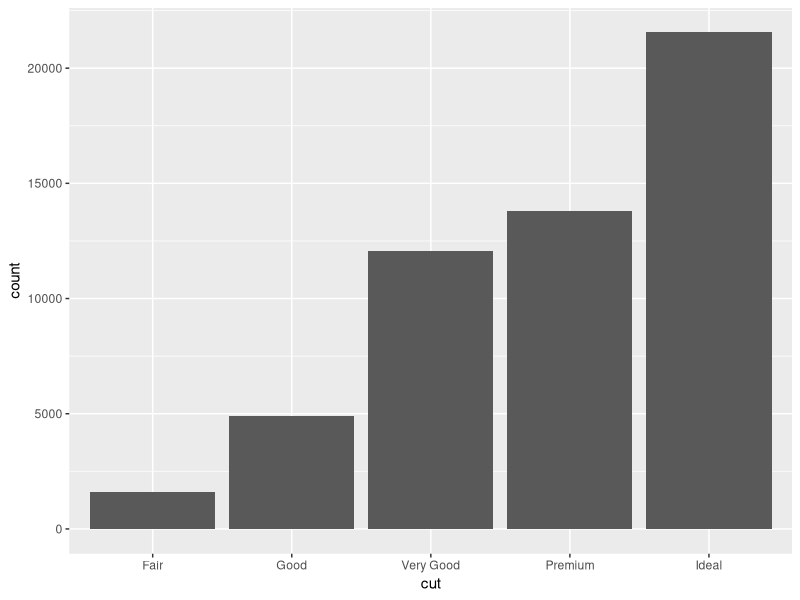
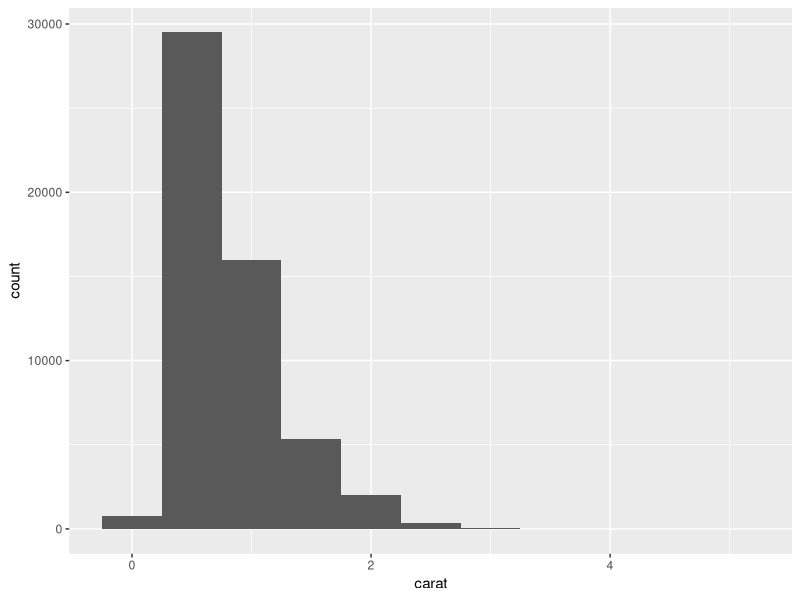

These charts were generated, in order, by the following R code:
## ---- chunk 1
knitr::opts_chunk$set(echo = TRUE)
## ---- chunk 2
library(tidyverse)
## ---- chunk 3
ggplot(data = diamonds) +
  geom_bar(mapping = aes(x = cut))
## ---- chunk 4
diamonds %>% 
  count(cut)
## ---- chunk 5
ggplot(data = diamonds) +
  geom_histogram(mapping = aes(x = carat), binwidth = 0.5)
## ---- chunk 6
diamonds %>% 
  count(cut_width(carat, 0.5))
